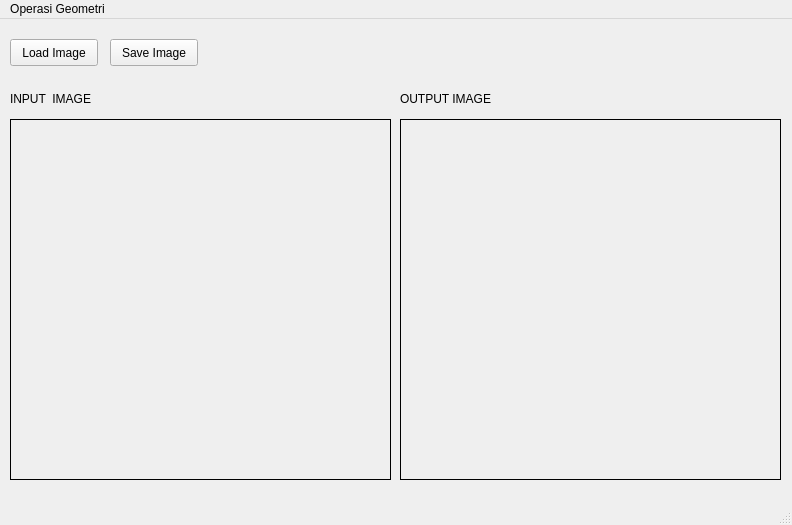
<?xml version="1.0" encoding="UTF-8"?>
<ui version="4.0">
 <class>MainWindow</class>
 <widget class="QMainWindow" name="MainWindow">
  <property name="geometry">
   <rect>
    <x>0</x>
    <y>0</y>
    <width>792</width>
    <height>525</height>
   </rect>
  </property>
  <property name="windowTitle">
   <string>MainWindow</string>
  </property>
  <widget class="QWidget" name="centralwidget">
   <widget class="QLabel" name="imglabel">
    <property name="geometry">
     <rect>
      <x>10</x>
      <y>100</y>
      <width>381</width>
      <height>361</height>
     </rect>
    </property>
    <property name="frameShape">
     <enum>QFrame::Box</enum>
    </property>
    <property name="text">
     <string/>
    </property>
   </widget>
   <widget class="QPushButton" name="loadbutton">
    <property name="geometry">
     <rect>
      <x>10</x>
      <y>20</y>
      <width>88</width>
      <height>27</height>
     </rect>
    </property>
    <property name="text">
     <string>Load Image</string>
    </property>
   </widget>
   <widget class="QPushButton" name="saveButton">
    <property name="geometry">
     <rect>
      <x>110</x>
      <y>20</y>
      <width>88</width>
      <height>27</height>
     </rect>
    </property>
    <property name="text">
     <string>Save Image</string>
    </property>
   </widget>
   <widget class="QLabel" name="imglabel_2">
    <property name="geometry">
     <rect>
      <x>400</x>
      <y>100</y>
      <width>381</width>
      <height>361</height>
     </rect>
    </property>
    <property name="frameShape">
     <enum>QFrame::Box</enum>
    </property>
    <property name="text">
     <string/>
    </property>
   </widget>
   <widget class="QLabel" name="label_2">
    <property name="geometry">
     <rect>
      <x>400</x>
      <y>70</y>
      <width>111</width>
      <height>19</height>
     </rect>
    </property>
    <property name="text">
     <string>OUTPUT IMAGE</string>
    </property>
   </widget>
   <widget class="QLabel" name="label">
    <property name="geometry">
     <rect>
      <x>10</x>
      <y>70</y>
      <width>101</width>
      <height>19</height>
     </rect>
    </property>
    <property name="text">
     <string>INPUT  IMAGE</string>
    </property>
   </widget>
  </widget>
  <widget class="QMenuBar" name="menubar">
   <property name="geometry">
    <rect>
     <x>0</x>
     <y>0</y>
     <width>792</width>
     <height>24</height>
    </rect>
   </property>
   <widget class="QMenu" name="menuHistogram_Grayscale">
    <property name="title">
     <string>Operasi Geometri</string>
    </property>
    <addaction name="separator"/>
    <addaction name="actionTranslasi"/>
   </widget>
   <addaction name="menuHistogram_Grayscale"/>
  </widget>
  <widget class="QStatusBar" name="statusbar"/>
  <action name="actionTranslasi">
   <property name="text">
    <string>Translasi</string>
   </property>
  </action>
 </widget>
 <resources/>
 <connections/>
</ui>
